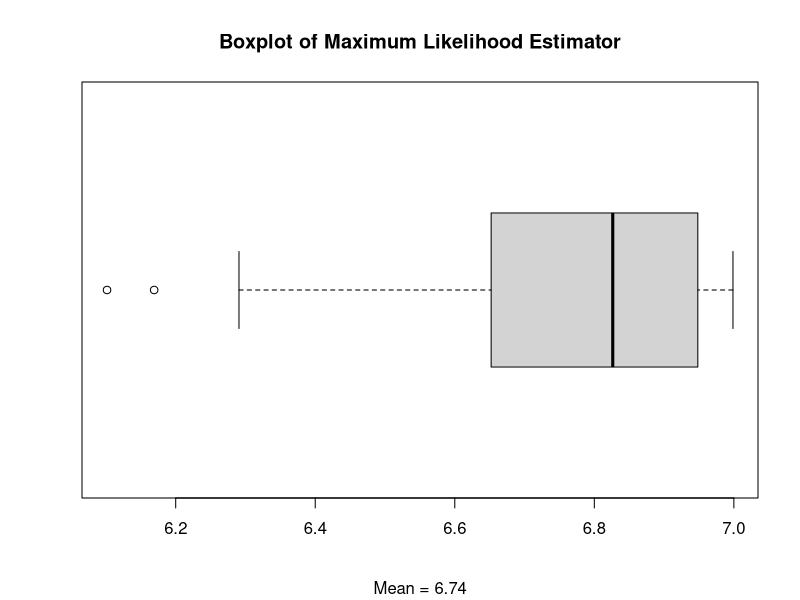
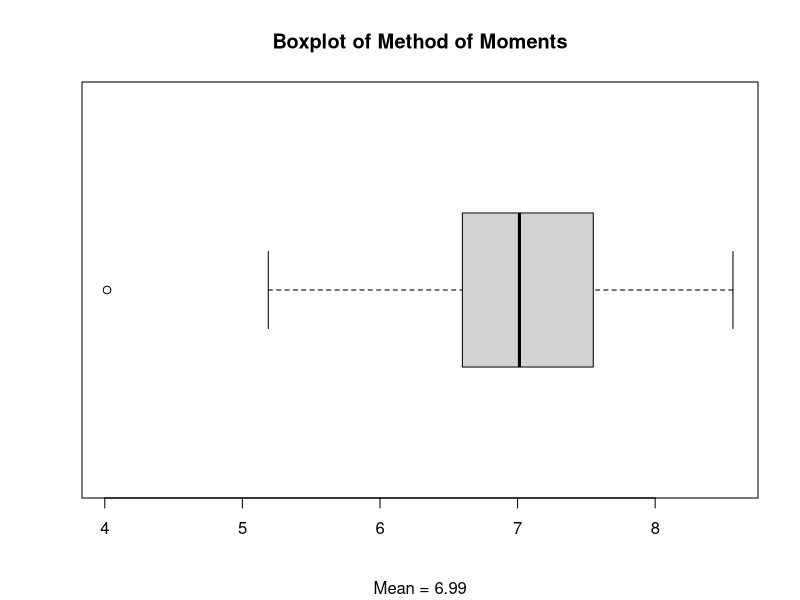
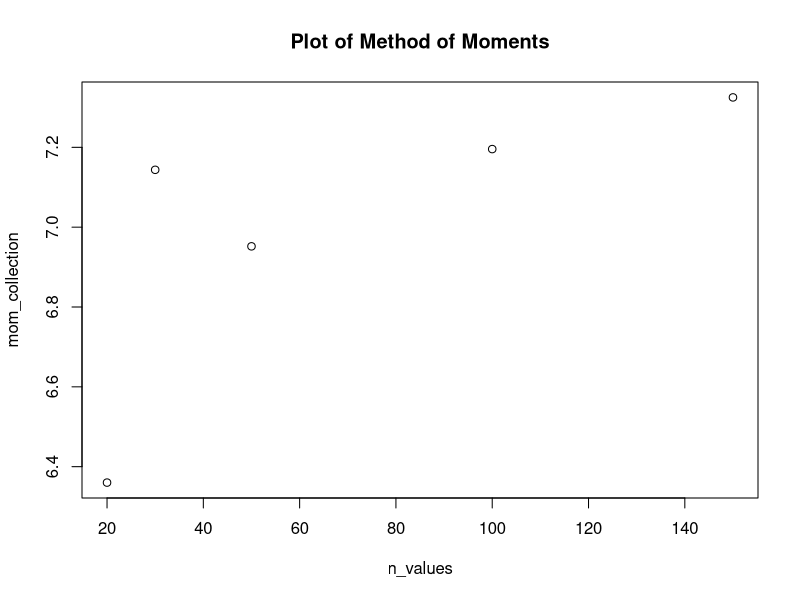
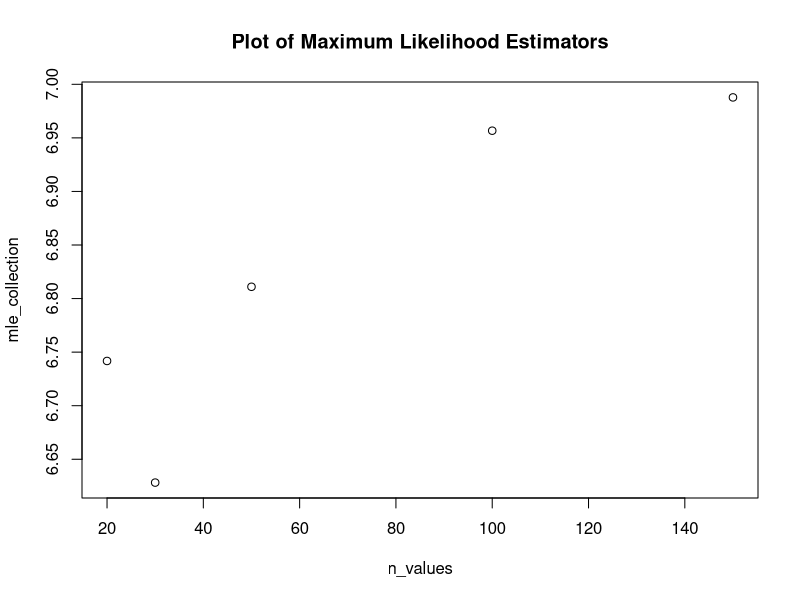

Recreate these plots in R, in order.
## ---- chunk 1
x <- c(1.0, 2.4, 3.2, 1.3, 0.5, 3.2, 6.8)
mean(x)
var(x)
## ---- chunk 2
mle_collection <- c()
mom_collection <- c()
sample_sim <- function(size_of_sample, number_of_samples, show_plot) {
  mom = c()
  mle = c()
  
  for(i in 1:number_of_samples) {
    x = runif(size_of_sample, 0, 7)
    mle = c(mle, max(x))
    mom = c(mom, 2 * mean(x))
  }
  if(show_plot) {
    boxplot(mle, main="Boxplot of Maximum Likelihood Estimator", horizontal=TRUE, sub = "Mean = 6.74")
    boxplot(mom, main="Boxplot of Method of Moments", horizontal=TRUE, sub = "Mean = 6.99")
  }
  else {
    print("Maximum likelihood estimator")
    print(mle)
    print("Moment estimator")
    print(mom)
    mle_collection <<- c(mle_collection, mle)
    mom_collection <<- c(mom_collection, mom)
    #mle_collection = c(mle_collection, mle)
    #mom_collection = c(mom_collection, mom)
    #print(mom_collection)
  }
}
## ---- chunk 3
sample_sim(30, 100, TRUE)
## ---- chunk 4
x = sample_sim(20, 1, FALSE)
## ---- chunk 5
x = sample_sim(30, 1, FALSE)
## ---- chunk 6
x = sample_sim(50, 1, FALSE)
## ---- chunk 7
x = sample_sim(100, 1, FALSE)
## ---- chunk 8
x = sample_sim(150, 1, FALSE)
## ---- chunk 9
n_values <- c()
n_values = c(20, 30, 50, 100, 150)

plot(n_values, mom_collection, main = "Plot of Method of Moments")
plot(n_values, mle_collection, main = "Plot of Maximum Likelihood Estimators")
